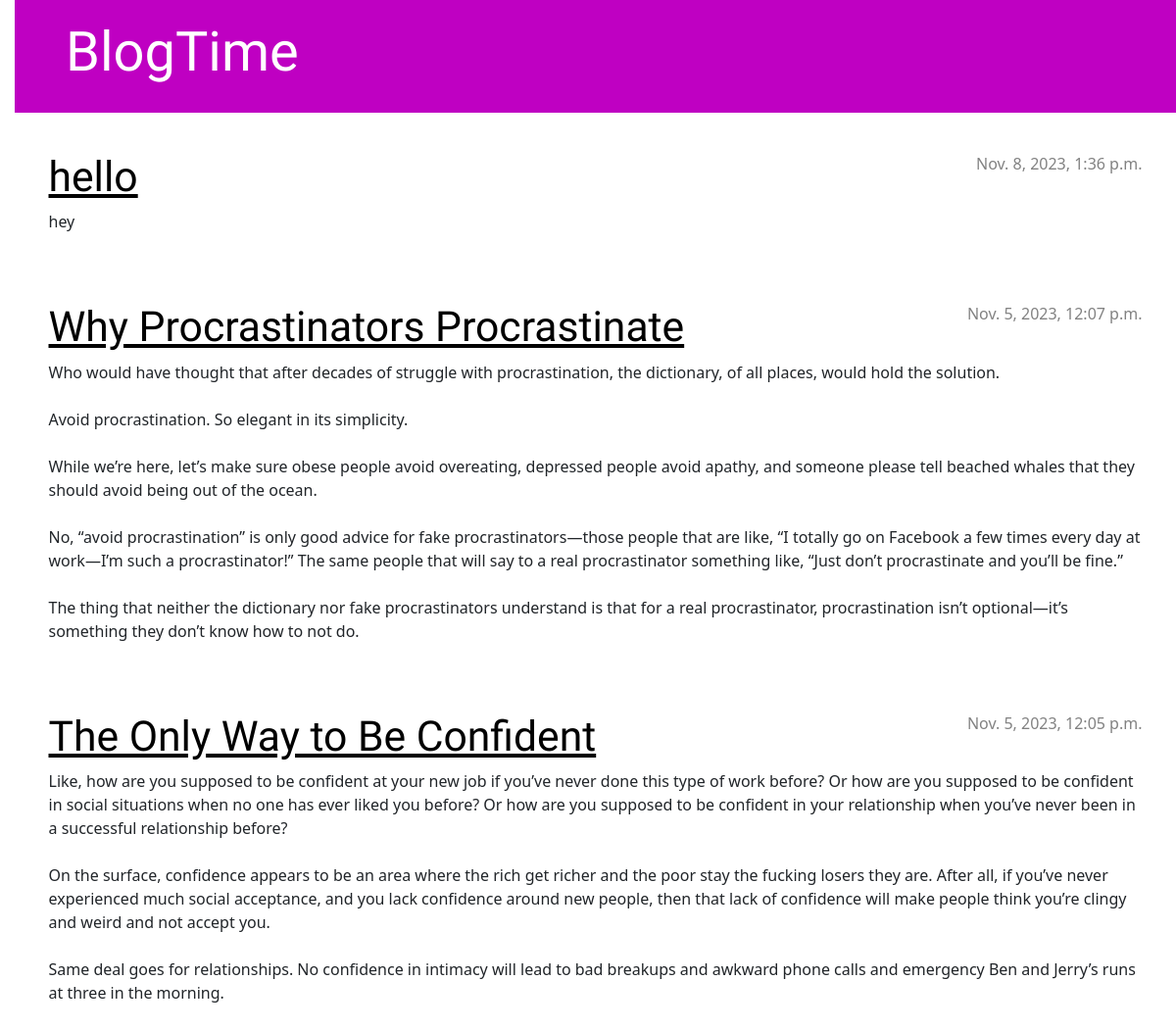
Before: / with the older database file.
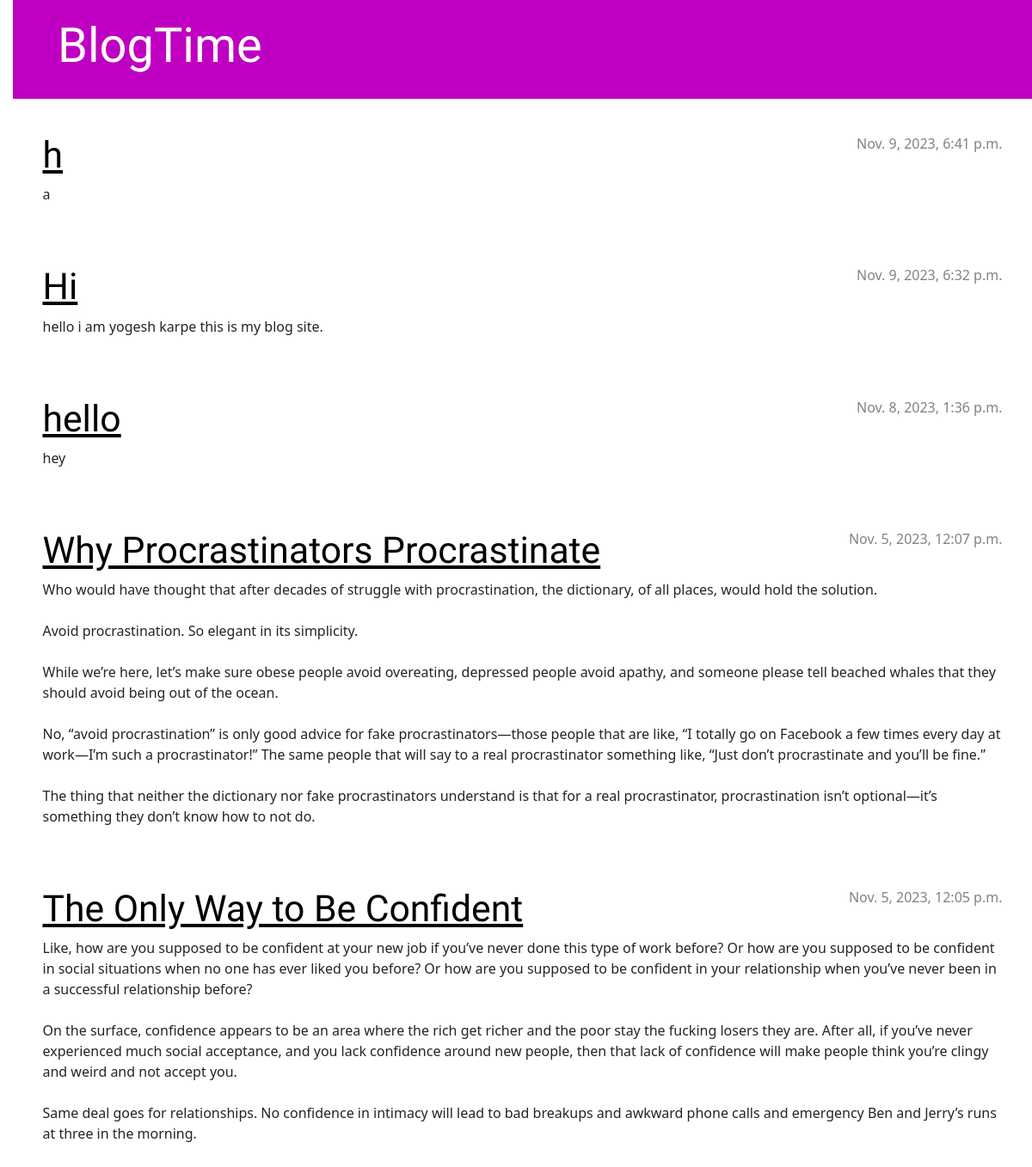
After: the same page with the newer database file.
### blog/models.py (models this page shows, shortened)
class Post(models.Model):
    author = models.ForeignKey(settings.AUTH_USER_MODEL, on_delete=models.CASCADE)
    title = models.CharField(max_length=200)
    text = models.TextField()
    created_date = models.DateTimeField(default=timezone.now)
    published_date = models.DateTimeField(blank=True, null=True)

### blog/views.py (the view)
# urls.py: path('', views.post_list, name='post_list'),
def post_list(request):
    posts = Post.objects.filter(published_date__lte=timezone.now()).order_by('-published_date')
    return render(request, 'blog/post_list.html',{'posts':posts})

### blog/templates/blog/post_list.html
{% extends 'blog/base.html' %}
{% block content %}
    {% for post in posts %}
        <article class="post">
            <time class="date">
                {{ post.published_date }}
            </time>
            <h2><a href="{% url 'post_detail' pk=post.pk %}">{{ post.title }}</a></h2>
            <p>{{ post.text|linebreaksbr }}</p>
        </article>
    {% endfor %}
{% endblock %}

### blog/templates/blog/base.html (shortened to what this page needs)
{% load static %}
<!DOCTYPE html>
<html>
    <head>
        <link rel="stylesheet" href="https://cdn.jsdelivr.net/npm/bootstrap@5.1.3/dist/css/bootstrap.min.css">
        <link rel="stylesheet" href="{% static 'css/blog.css' %}">
    </head>
    <body>
        <header class="page-header">
          <div class="container">
            <h1><a href="/">BlogTime</a></h1>
          </div>
        </header>
        <main class="container">
            <div class="row">
                <div class="col">
                {% block content %}
                {% endblock %}
                </div>
            </div>
        </main>
    </body>
</html>

### blog/static/css/blog.css (style rules this page uses)
body { padding-left: 15px; }
.page-header { background-color: #bf00c2; margin-top: 0px; margin-bottom: 40px; padding: 20px 20px 20px 40px; }
.page-header h1, .page-header h1 a, .page-header h1 a:visited, .page-header h1 a:active { color: #ffffff; font-size: 42pt; text-decoration: none; }
h1, h2, h3, h4 { font-family: 'Lobster', cursive; }
.date { color: #828282; }
.post { margin-bottom: 70px; }
.post h2 a, .post h2 a :visited { color: #000000; font-size: 32pt; }
.post > .date, .post > .actions { float: right; }

Changed rows visible on the page:
added Post: published_date "Nov. 9, 2023, 6:41 p.m.", title "h", text "a"
added Post: published_date "Nov. 9, 2023, 6:32 p.m.", title "Hi", text "hello i am yogesh karpe this is my blog site."
